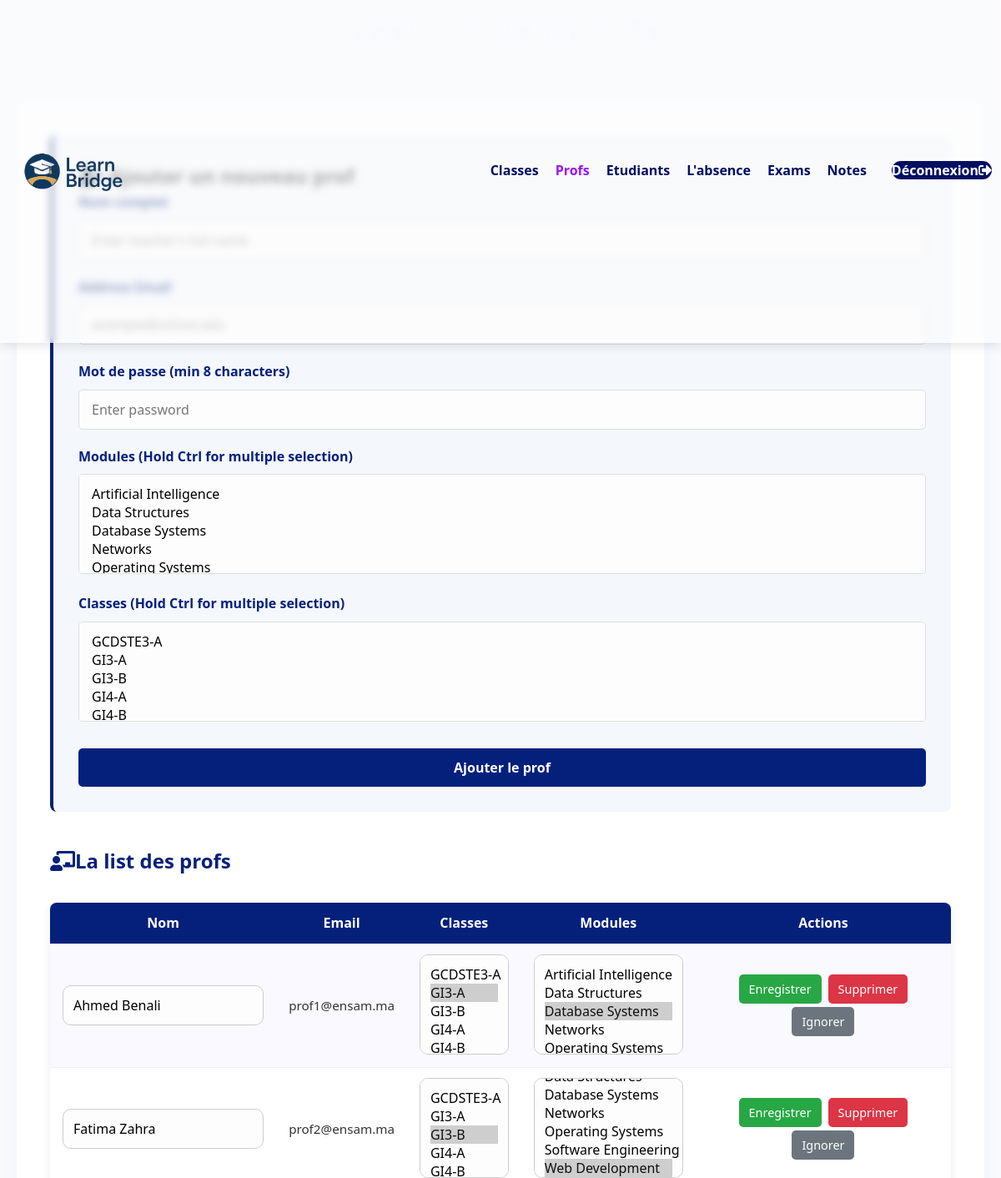
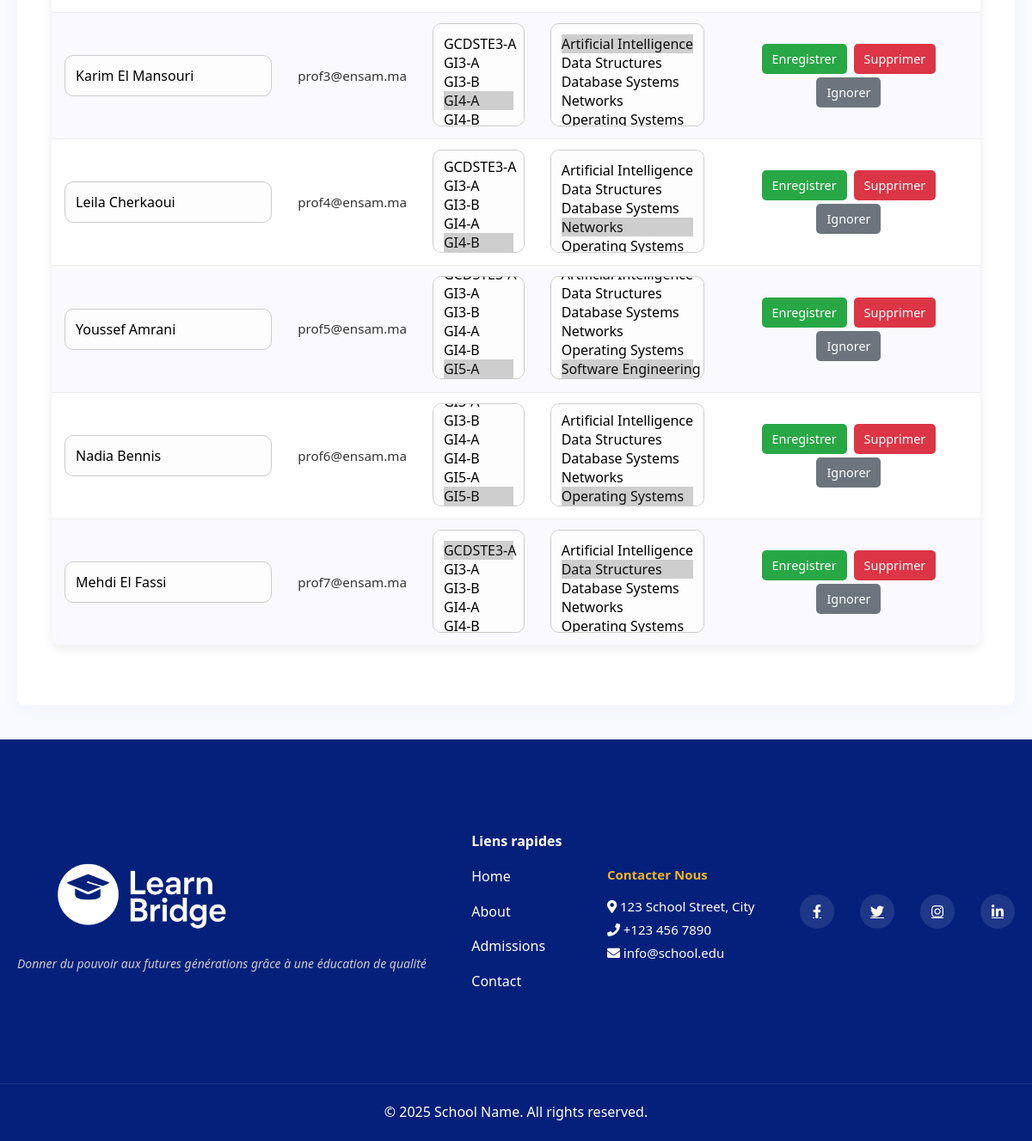
Page /app/views/admin/add_teacher.php on the committed database (2 pictures, top to bottom).
### tables this page shows
CREATE TABLE `teachers` (
  `id` int(11) NOT NULL,
  `email` varchar(255) NOT NULL,
  `phone` varchar(15) DEFAULT NULL,
  `school_id` int(11) DEFAULT NULL,
  `full_name` varchar(255) DEFAULT NULL,
  `password` varchar(255) DEFAULT NULL,
  `username` varchar(255) DEFAULT NULL
);

### app/views/admin/add_teacher.php (the view, shortened to what this page needs)
<?php
try {
    $conn = new mysqli("localhost", "root", "", "school_db");
} catch (Exception $e) {
    error_log($e->getMessage());
    die("System error. Please try again later.");
}
$sql = "
    SELECT
        t.id,
        t.full_name,
        t.email,
        GROUP_CONCAT(DISTINCT s.name ORDER BY s.name SEPARATOR ', ') AS subjects,
        GROUP_CONCAT(DISTINCT c.name ORDER BY c.name SEPARATOR ', ') AS classes,
        GROUP_CONCAT(DISTINCT s.id ORDER BY s.name SEPARATOR ',') AS subject_ids,
        GROUP_CONCAT(DISTINCT c.id ORDER BY c.name SEPARATOR ',') AS class_ids
    FROM
        teachers t
    LEFT JOIN
        teacher_subject ts ON t.id = ts.teacher_id
    LEFT JOIN
        subjects s ON ts.subject_id = s.id
    LEFT JOIN
        teacher_class ct ON t.id = ct.teacher_id
    LEFT JOIN
        classes c ON ct.class_id = c.id
    GROUP BY
        t.id, t.full_name, t.email
";
$result = $conn->query($sql);
$subjectsResult = $conn->query("SELECT id, name FROM subjects ORDER BY name");
$classesResult = $conn->query("SELECT id, name FROM classes ORDER BY name");
?>
<!DOCTYPE html>
<html lang="en">
<head>
    <link rel="stylesheet" href="../style.css">
    <link rel="stylesheet" href="https://cdnjs.cloudflare.com/ajax/libs/font-awesome/5.15.3/css/all.min.css">
</head>
<body>
    <nav>
        <div class="logo-container">
            <img src="../images/logo.png" alt="School Logo">
        </div>
        <div class="nav-links">
            <ul>
                <li><a href="classes.php">Classes</a></li>
                <li><a href="teacher.php" style="color: rgb(150, 20, 255)">Profs</a></li>
                <li><a href="students.php">Etudiants</a></li>
                <li><a href="admin_absences.php">L'absence</a></li>
                <li><a href="exams.php">Exams</a></li>
                <li><a href="notes.php">Notes</a></li>
                <li><a href="logout.php" class="login-btn">Déconnexion<i class="fas fa-sign-out-alt"></i></a></li>
            </ul>
        </div>
    </nav>
    <main class="teachers-management">
        <div class="teachers-header">
            <h1 style="color: aliceblue;">Gestion des profs</h1>
        </div>
        <div class="teachers-container">
            <div class="add-teacher-form">
                <h2><i class="fas fa-user-plus"></i> Ajouter un nouveau prof</h2>
                <form method="POST" id="addTeacherForm">
                    <div class="form-group">
                        <label for="name">Nom complet</label>
                        <input type="text" id="name" name="name" placeholder="Enter teacher's full name" required>
                    </div>
                    <div class="form-group">
                        <label for="email">Address Email</label>
                        <input type="email" id="email" name="email" placeholder="example@school.edu" required>
                    </div>
                    <div class="form-group">
                        <label for="password">Mot de passe (min 8 characters)</label>
                        <input type="password" id="password" name="password" placeholder="Enter password" required minlength="8">
                    </div>
                    <div class="form-group">
                        <label for="subjects">Modules (Hold Ctrl for multiple selection)</label>
                        <select id="subjects" name="subjects[]" multiple required>
                            <?php while ($subject = $subjectsResult->fetch_assoc()): ?>
                                <option value="<?= (int)$subject['id'] ?>"><?= htmlspecialchars($subject['name']) ?></option>
                            <?php endwhile; ?>
                        </select>
                    </div>
                    <div class="form-group">
                        <label for="classes">Classes (Hold Ctrl for multiple selection)</label>
                        <select id="classes" name="classes[]" multiple required>
                            <?php while ($class = $classesResult->fetch_assoc()): ?>
                                <option value="<?= (int)$class['id'] ?>"><?= htmlspecialchars($class['name']) ?></option>
                            <?php endwhile; ?>
                        </select>
                    </div>
                    <button type="submit" name="add_teacher" class="submit-btn">Ajouter le prof</button>
                </form>
            </div>
            <h2 style="margin-top: 40px; color: #04207b;"><i class="fas fa-chalkboard-teacher"></i>La list des profs</h2>
            <table>
                <tr>
                    <th>Nom</th>
                    <th>Email</th>
                    <th>Classes</th>
                    <th>Modules</th>
                    <th>Actions</th>
                </tr>
                <?php while($row = $result->fetch_assoc()):
                    $current_subject_ids = isset($row['subject_ids']) ? explode(',', $row['subject_ids']) : [];
                    $current_class_ids = isset($row['class_ids']) ? explode(',', $row['class_ids']) : [];
                ?>
                <tr id="row-<?= (int)$row['id'] ?>">
                    <form method="POST" class="edit-form">
                        <td>
                            <input type="text" name="teacher_name" value="<?= htmlspecialchars($row['full_name']) ?>" required>
                        </td>
                        <td><?= htmlspecialchars($row['email']) ?></td>
                        <td>
                            <select name="classes[]" multiple class="edit-select">
                                <?php
                                $classesResult->data_seek(0);
                                while ($class = $classesResult->fetch_assoc()):
                                    $selected = in_array($class['id'], $current_class_ids) ? 'selected' : '';
                                ?>
                                    <option value="<?= (int)$class['id'] ?>" <?= $selected ?>>
                                        <?= htmlspecialchars($class['name']) ?>
                                    </option>
                                <?php endwhile; ?>
                            </select>
                        </td>
                        <td>
                            <select name="subjects[]" multiple class="edit-select">
                                <?php
                                $subjectsResult->data_seek(0);
                                while ($subject = $subjectsResult->fetch_assoc()):
                                    $selected = in_array($subject['id'], $current_subject_ids) ? 'selected' : '';
                                ?>
                                    <option value="<?= (int)$subject['id'] ?>" <?= $selected ?>>
                                        <?= htmlspecialchars($subject['name']) ?>
                                    </option>
                                <?php endwhile; ?>
                            </select>
                        </td>
                        <td>
                            <button type="submit" name="save" class="action-btn save-btn">Enregistrer</button>
                            <button type="submit" name="remove" class="action-btn remove-btn" onclick="return confirm('Are you sure you want to remove this teacher?')">Supprimer</button>
                            <button type="button" class="action-btn cancel-btn" onclick="cancelEdit(<?= (int)$row['id'] ?>)">Ignorer</button>
                        </td>
                    </form>
                </tr>
                <?php endwhile; ?>
            </table>
        </div>
    </main>
    <footer>
        <div class="footer-content">
            <div class="footer-logo">
                <img src="../images/logo.png" alt="School Logo">
                <p>Donner du pouvoir aux futures générations grâce à une éducation de qualité</p>
            </div>
            <div class="footer-links">
                <h4>Liens rapides</h4>
                <a href="#">Home</a>
                <a href="#">About</a>
                <a href="#">Admissions</a>
                <a href="#">Contact</a>
            </div>
            <div class="footer-contact">
                <h4>Contacter Nous</h4>
                <p><i class="fas fa-map-marker-alt"></i> 123 School Street, City</p>
                <p><i class="fas fa-phone"></i> +123 456 7890</p>
                <p><i class="fas fa-envelope"></i> info@school.edu</p>
            </div>
            <div class="footer-social">
                <a href="#"><i class="fab fa-facebook-f"></i></a>
                <a href="#"><i class="fab fa-twitter"></i></a>
                <a href="#"><i class="fab fa-instagram"></i></a>
                <a href="#"><i class="fab fa-linkedin-in"></i></a>
            </div>
        </div>
        <div class="footer-copyright">
            <p>&copy; <?= date('Y') ?> School Name. All rights reserved.</p>
        </div>
    </footer>
</body>
</html>

### rows in the picture
teachers: teacher_name "Ahmed Benali", email "prof1@ensam.ma"
teachers: teacher_name "Fatima Zahra", email "prof2@ensam.ma"
teachers: teacher_name "Karim El Mansouri", email "prof3@ensam.ma"
teachers: teacher_name "Leila Cherkaoui", email "prof4@ensam.ma"
teachers: teacher_name "Youssef Amrani", email "prof5@ensam.ma"
teachers: teacher_name "Nadia Bennis", email "prof6@ensam.ma"
teachers: teacher_name "Mehdi El Fassi", email "prof7@ensam.ma"

### other values in the picture
form field value "GCDSTE3-A / GI3-A ☑ / GI3-B / GI4-A"
form field value "Artificial Intelligence / Data Structures / Database Systems ☑ / Networks"
form field value "GCDSTE3-A / GI3-A / GI3-B ☑ / GI4-A"
form field value "Database Systems / Networks / Operating Systems / Software Engineering / Web Development ☑"
form field value "GCDSTE3-A / GI3-A / GI3-B / GI4-A ☑"
form field value "Artificial Intelligence ☑ / Data Structures / Database Systems / Networks"
form field value "GCDSTE3-A / GI3-A / GI3-B / GI4-A / GI4-B ☑"
form field value "Artificial Intelligence / Data Structures / Database Systems / Networks ☑"
form field value "GI3-A / GI3-B / GI4-A / GI4-B / GI5-A ☑"
form field value "Data Structures / Database Systems / Networks / Operating Systems / Software Engineering ☑"
form field value "GI3-B / GI4-A / GI4-B / GI5-A / GI5-B ☑"
form field value "Artificial Intelligence / Data Structures / Database Systems / Networks / Operating Systems ☑"
form field value "GCDSTE3-A ☑ / GI3-A / GI3-B / GI4-A"
form field value "Artificial Intelligence / Data Structures ☑ / Database Systems / Networks"
